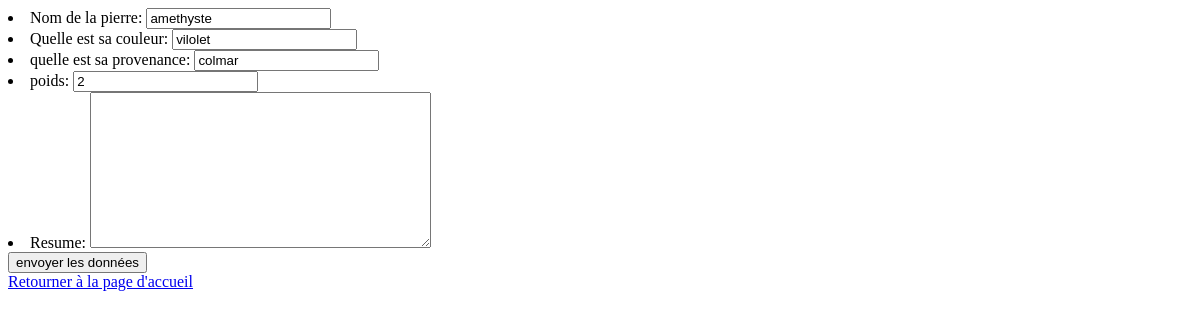
Page /mesmineraux/update/2/ on the earlier database version.
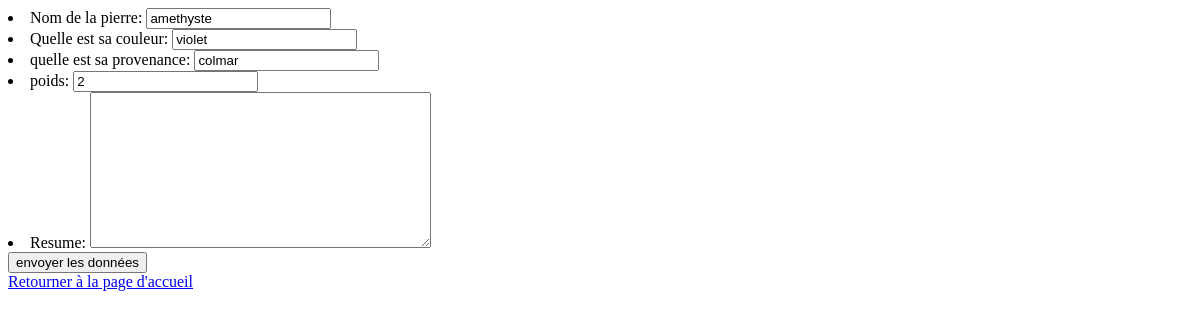
Same page on the later database version.
### mesmineraux/models.py (models this page shows, shortened)
class mesmineraux(models.Model):
    nompierre = models.CharField(max_length=100)
    couleur = models.CharField(max_length = 100)
    nationalité = models.CharField(max_length = 100)
    poids = models.IntegerField(blank=False)
    resume = models.TextField(null = True, blank = True)
    def dic(self):
        return {"nompierre":self.nompierre, "couleur":self.couleur, "nationalité":self.nationalité, "poids":self.poids,}

### mesmineraux/views.py (the view)
# urls.py: path('update/<int:id>/', views.update),
def update(request, id):
    mesmineraux = models.mesmineraux.objects.get(pk=id)
    aform = mesminerauxForm(mesmineraux.dic())
    return render(request, "mesmineraux/ajoutupdate.html/", {"form":aform, "id":id})

### mesmineraux/forms.py
class mesminerauxForm(ModelForm):
    class Meta:
        model = models.mesmineraux
        fields = ('nompierre', 'couleur', 'nationalité', 'poids','resume',)
        labels = {
            'nompierre' : _('Nom de la pierre'),
            'couleur' : _('Quelle est sa couleur') ,
            'nationalité' : _('quelle est sa provenance'),
            'poids' : _('poids'),
            'description' : _('description'),
        }

### mesmineraux/templates/mesmineraux/ajoutupdate.html (shortened to what this page needs)
<!DOCTYPE html>
<html lang="en">
<head>
</head>
<body>
<form method="post" action="/mesmineraux/updatetraitement/{{id}}/">
{{ form.as_ul }}
<input type="submit" value="envoyer les données">
</form>
<a href="/mesmineraux/index/">Retourner à la page d'accueil</a>
</body>
</html>

Differences in the rows shown:
changed mesmineraux "amethyste": couleur "vilolet" → "violet"
